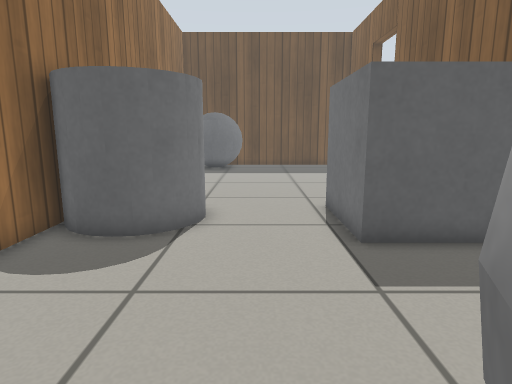
View 1 (above)

15 first-person views from a walk through a robot-simulator world made for Gazebo. The camera is 0.63 m above the floor, tilts 10° down and sees 75° across. The floor is counted in squares, 0.25 m on a side. Each view is taken from the middle of a square. On the plan, view 1 faces up. The plan holds only what a view shows up to about 20 squares ahead; the rest is blank. Gazebo's built-in surfaces are drawn with simple patterns.

View 2
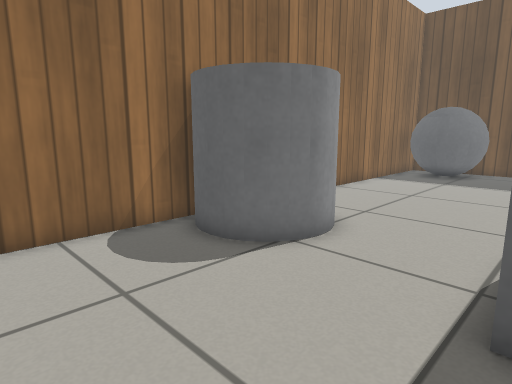

View 3
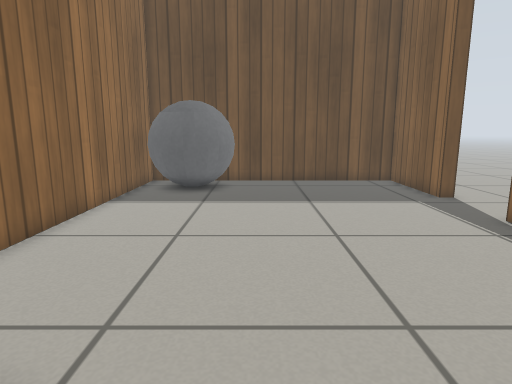

View 4
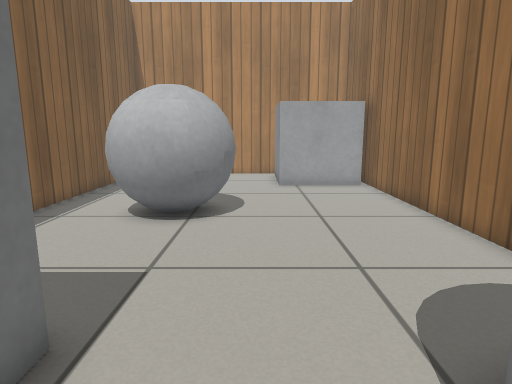

View 5
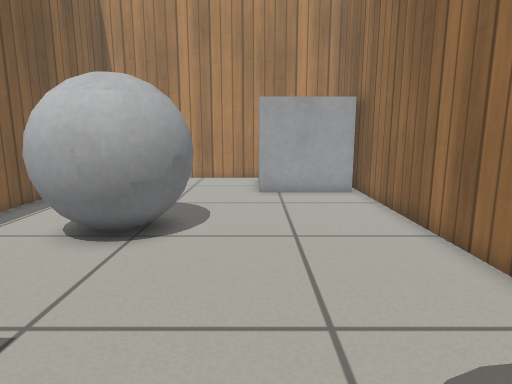

View 6
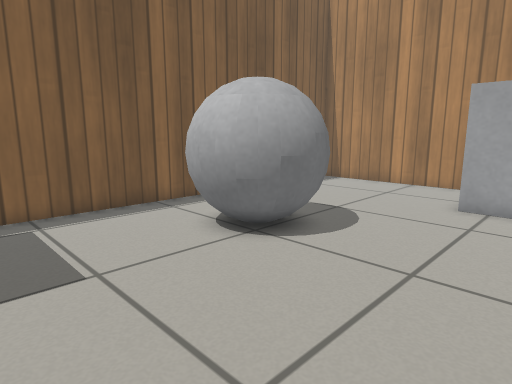

View 7
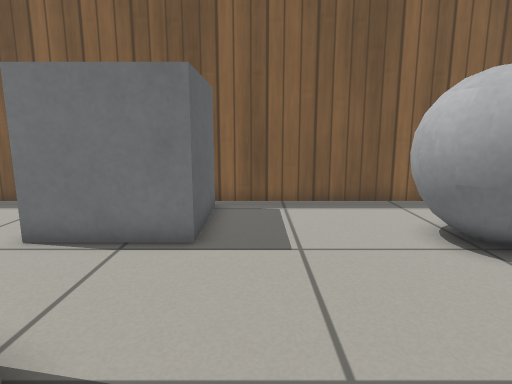

View 8
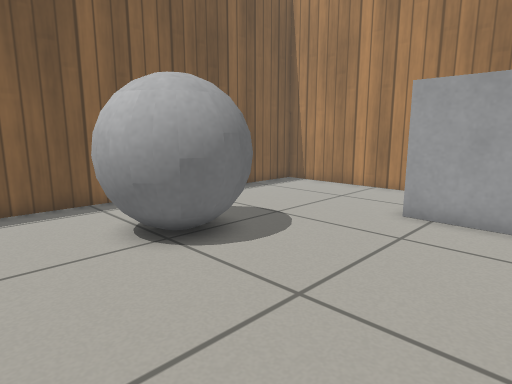

View 9
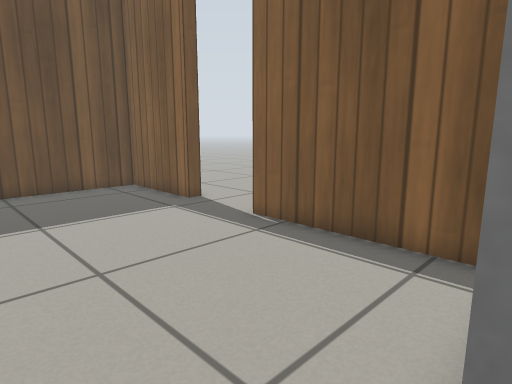

View 10
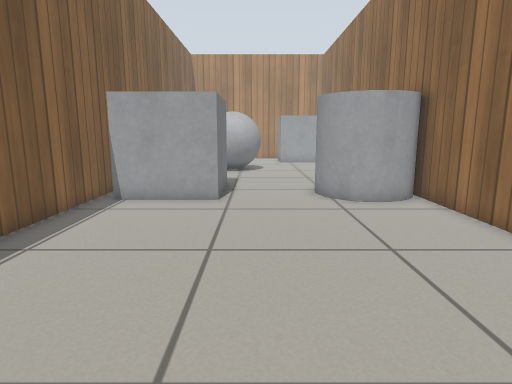

View 11
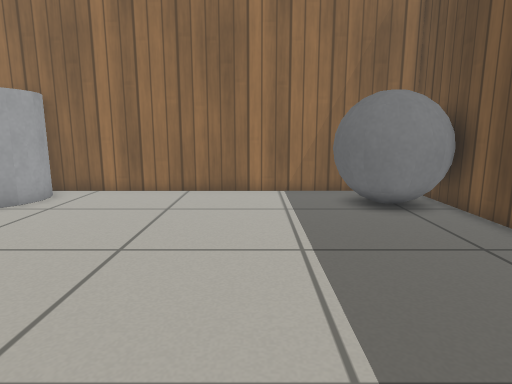

View 12
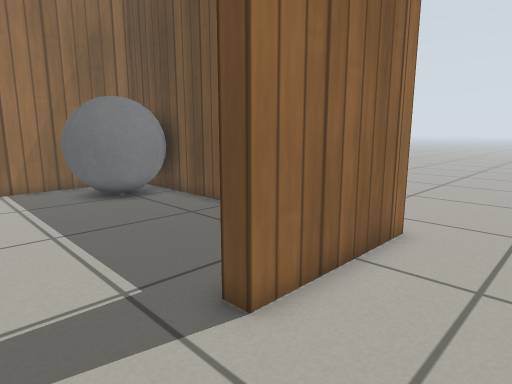

View 13
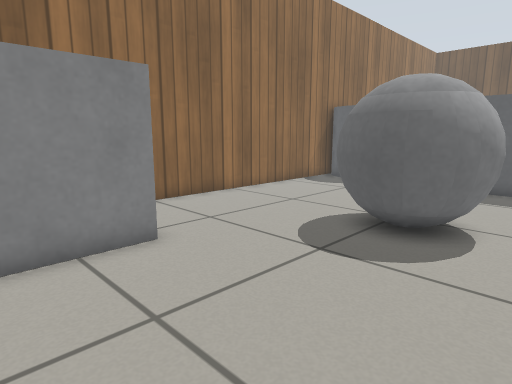

View 14
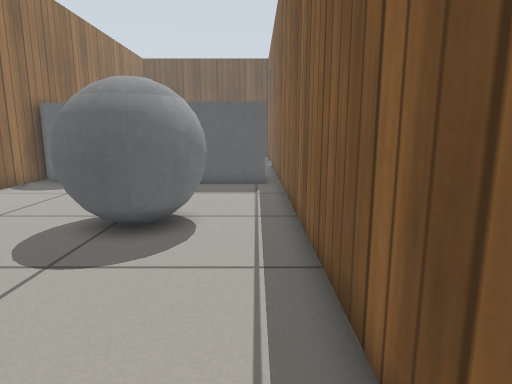

View 15
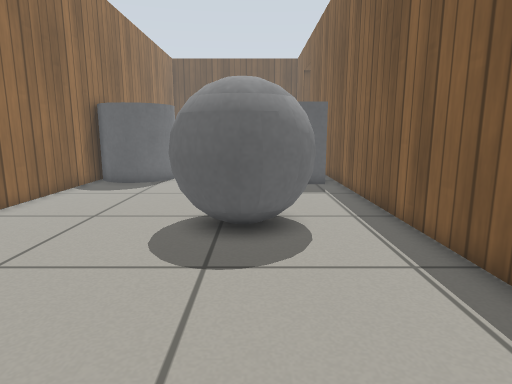

### Floor plan
Key: @ floor where view 1 was taken; # wall or solid block; . floor; D open door; B grey box; C grey cylinder; G grey ball.
Columns run from 6 left of view 1 to 11 right of it. Each row starts with its distance up from view 1.
 30              ....
 29              ....
 28               ...
 27 ###############...
 26 #   GG.......##...
 25 #   GG.......##...
 24 #GGGGG.......##...
 23 #.GGG........##...
 22 #............DD...
 21 #............DD..
 20 #............DD.
 19 #............DD  .
 18 #............##
 17 #............#
 16 #............#
 15 #............#
 14 #............#
 13 #............#
 12 #.CC.........#
 11 #C CC...BBBBB#
 10 #   C...B    #
  9 #C  C...B    #
  8 #CCCC...BB   #
  7 #........BBBB#
  6 #............#
  5 #............#
  4 #............#
  3 #............#
  2 #......GGGG..#
  1 #......GGGG .#
  0 #.....@GGGGG.#
 -1 #......GGGG..#
 -2 #.......GG...#
 -3 #............#
 -4 #............#
 -5 #BBBBB.......#
 -6 #    B.......#
 -7 #    B.......#
 -8 #    B.......#
 -9 #    B.......#
-10 ##############

Where each view was taken, in squares from view 1:
view 1: 0 up, 0 right, facing up
view 2: 3 up, 3 right, facing up-left
view 3: 9 up, 0 right, facing up
view 4: 11 up, 0 right, facing down
view 5: 9 up, 1 left, facing down
view 6: 7 up, 4 left, facing down-right
view 7: 6 up, 5 left, facing right
view 8: 5 up, 5 left, facing down-right
view 9: 11 up, 0 right, facing up-right
view 10: 24 up, 1 right, facing down
view 11: 20 up, 9 right, facing left
view 12: 19 up, 11 right, facing up-left
view 13: 9 down, 6 right, facing up-left
view 14: 9 down, 6 right, facing up
view 15: 9 down, 3 right, facing up
